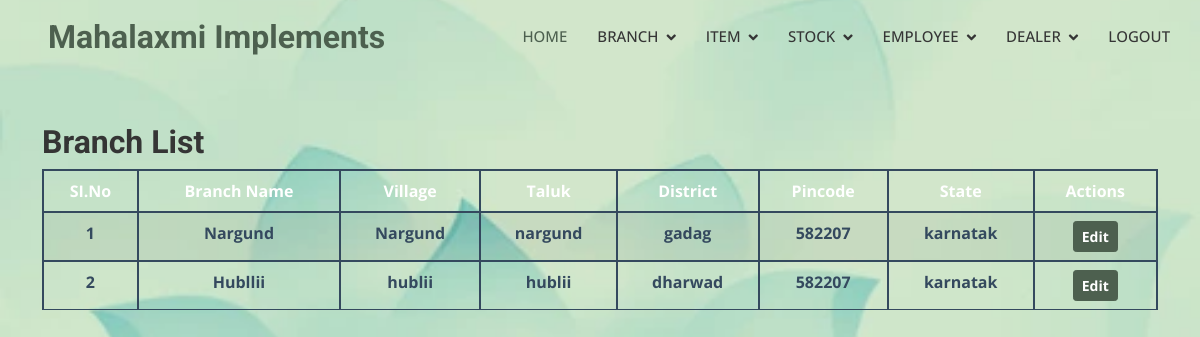
/branch_list/, run on the app's committed database.
### Maha_app/models.py (models this page shows, shortened)
class Branch(models.Model):
    branchname = models.CharField(max_length=100)
    village = models.CharField(max_length=50)
    Taluk = models.CharField(max_length=50)
    district = models.CharField(max_length=50)
    pincode = models.CharField(max_length=50)
    state = models.CharField(max_length=50)

### Maha_app/views.py (the view)
# urls.py: path('branch_list/', views.branch_list, name='branch_list'),
def branch_list(request):
    branches = Branch.objects.all()  # Fetch all branch records from the database
    return render(request, 'branch_list.html', {'branches': branches})

### Maha_app/templates/branch_list.html (shortened to what this page needs)
{% load static %}
<!DOCTYPE html>
<html lang="en">
<head>
    <link href="https://cdnjs.cloudflare.com/ajax/libs/font-awesome/5.10.0/css/all.min.css" rel="stylesheet">
    <link href="https://cdn.jsdelivr.net/npm/bootstrap-icons@1.4.1/font/bootstrap-icons.css" rel="stylesheet">
    <link href="{% static 'lib/animate/animate.min.css' %}" rel="stylesheet">
    <link href="{% static 'lib/owlcarousel/assets/owl.carousel.min.css' %}" rel="stylesheet">
    <link href="{% static 'lib/lightbox/css/lightbox.min.css' %}" rel="stylesheet">
    <link href="{% static 'css/bootstrap.min.css' %}" rel="stylesheet">
    <link href="{% static 'css/style.css' %}" rel="stylesheet">
</head>
<body>
    {% include 'admin_nav.html' %}
    <div class="container mt-5">
        <h2>Branch List</h2>
        <table class="table table-striped">
            <thead>
                <tr>
                    <th>SI.No</th>
                    <th>Branch Name</th>
                    <th>Village</th>
                    <th>Taluk</th>
                    <th>District</th>
                    <th>Pincode</th>
                    <th>State</th>
                    <th>Actions</th>
                </tr>
            </thead>
            <tbody>
                {% for branch in branches %}
                    <tr>
                        <td>{{ forloop.counter }}</td>
                        <td>{{ branch.branchname }}</td>
                        <td>{{ branch.village }}</td>
                        <td>{{ branch.Taluk }}</td>
                        <td>{{ branch.district }}</td>
                        <td>{{ branch.pincode }}</td>
                        <td>{{ branch.state }}</td>
                        <td>
                            <a href="{% url 'edit_branch' branch.id %}" class="btn btn-primary btn-sm">Edit</a>
                        </td>
                    </tr>
                {% empty %}
                    <tr>
                        <td colspan="8" class="text-center">No branches available</td>
                    </tr>
                {% endfor %}
            </tbody>
        </table>
    </div>
</body>
</html>

### Maha_app/static/css/style.css (style rules this page uses)
:root { --primary: #4d604f; --light: #F5F5F5; --dark: #353535; }
.btn { font-weight: 500; transition: .5s; }
.btn.btn-primary, .btn.btn-secondary { color: #FFFFFF; }

### data on the page
Branch: branchname "Nargund", village "Nargund", Taluk "nargund", district "gadag", pincode "582207", state "karnatak"
Branch: branchname "Hubllii", village "hublii", Taluk "hublii", district "dharwad", pincode "582207", state "karnatak"
